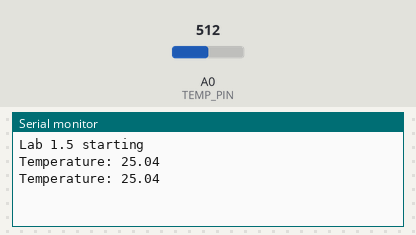
A sketch run on a simulated Arduino Uno, built with avr-gcc and run on an emulated ATmega328P. Shown: the last lines printed to the serial monitor. The inputs (shaded band) are chosen by the test bench; at power-on: A0 (TEMP_PIN) = 512.

Above: at 5.8 s.
5.9 s: A0 (TEMP_PIN) set to 716
At 10.4 s:
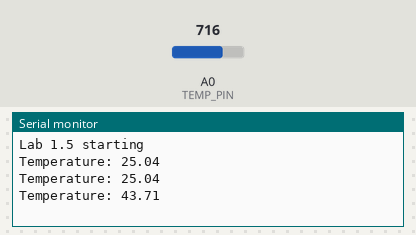
11.9 s: A0 (TEMP_PIN) set to 900
At 15.4 s:
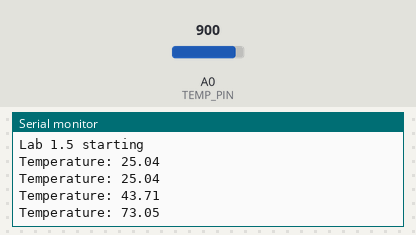
Timing chart, 0 to 16.9 s (numbered marks = the images above; inputs shaded):
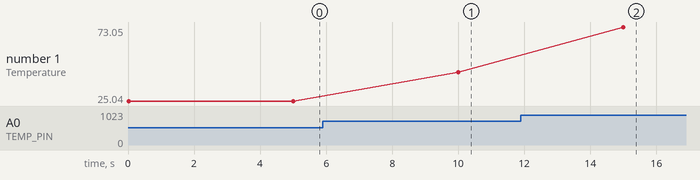

Measured:
- after the input at 5.9 s, the serial monitor: prints a new line after 4.1 s (image 1)
- after the input at 11.9 s, the serial monitor: prints a new line after 3.1 s (image 2)
- plotted number 1: 25.04 → 43.71 after the input at 5.9 s, 43.71 → 73.05 after the input at 11.9 s

The sketch:

ex05-1.ino
```cpp
#define TEMP_PIN A0

const int B = 4275, T0 = 25;
const long R0 = 100000, R1 = 100000;
const double TK = 273.15;

double r, t;

void setup() {
  Serial.begin(9600);
  while (!Serial);
  Serial.println("Lab 1.5 starting");

  pinMode(TEMP_PIN, INPUT);
}

void loop() {
  double v = (double)analogRead(TEMP_PIN);

  r = (1023.0 / v - 1.0) * (double)R1;
  t = 1.0 / ( (log(r / (double)R0) / (double)B) + (1.0 / ((double)T0 + TK))) - TK;

  Serial.print("Temperature: ");
  Serial.println(t);

  delay(5000);
}
```
